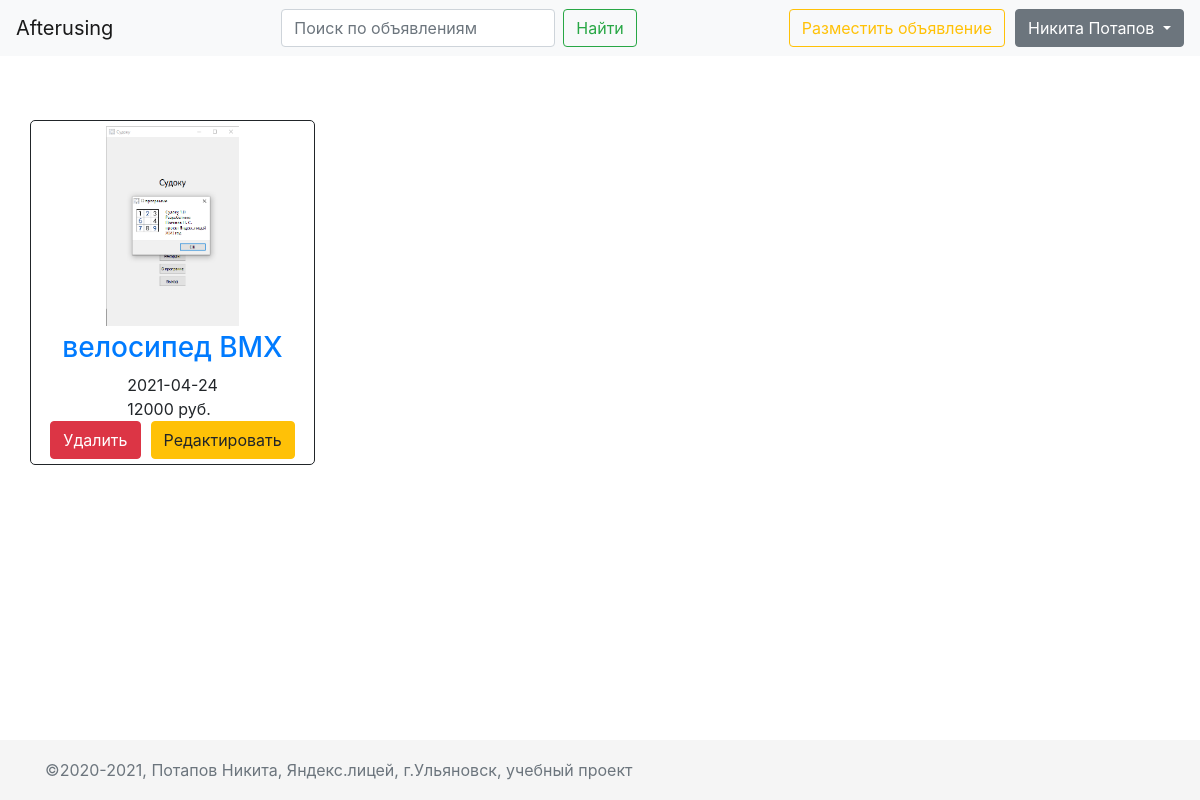
Screenshot of /my_products (signed in) with the database file from the repository.
### data/users.py (models this page shows, shortened)
class User(SqlAlchemyBase, UserMixin, SerializerMixin):
    __tablename__ = 'users'
    id = sqlalchemy.Column(sqlalchemy.Integer,
                           primary_key=True, autoincrement=True)
    name = sqlalchemy.Column(sqlalchemy.String, nullable=True)
    email = sqlalchemy.Column(sqlalchemy.String,
                              index=True, unique=True, nullable=True)
    hashed_password = sqlalchemy.Column(sqlalchemy.String, nullable=True)
    modified_date = sqlalchemy.Column(sqlalchemy.DateTime)
    products = orm.relation("Product", back_populates='user')

### data/products.py (models this page shows, shortened)
class Product(SqlAlchemyBase, SerializerMixin):
    __tablename__ = 'products'
    id = sqlalchemy.Column(sqlalchemy.Integer,
                           primary_key=True, autoincrement=True, index=True)
    user_id = sqlalchemy.Column(sqlalchemy.Integer, sqlalchemy.ForeignKey('users.id'))
    user = orm.relation('User')
    path_to_img = sqlalchemy.Column(sqlalchemy.String, nullable=True)
    cost = sqlalchemy.Column(sqlalchemy.Integer, nullable=True)
    title = sqlalchemy.Column(sqlalchemy.String, nullable=True, index=True)
    content = sqlalchemy.Column(sqlalchemy.String, nullable=True)
    contact_number = sqlalchemy.Column(sqlalchemy.String, nullable=True)
    created_date = sqlalchemy.Column(sqlalchemy.DateTime)
    low_title = sqlalchemy.Column(sqlalchemy.String, nullable=True, index=True)
    low_content = sqlalchemy.Column(sqlalchemy.String, nullable=True)

### main.py (the view)
@app.route('/my_products', methods=['GET', 'POST'])
@login_required
def my_products():
    db_sess = db_session.create_session()
    search_phrase = request.args.get('q')
    if search_phrase:
        search_phrase = search_phrase.lower().strip()
        products = db_sess.query(Product).filter(
            ((Product.low_title.contains(search_phrase)) | (
                Product.low_content.contains(search_phrase))),
            (Product.user_id == current_user.id)).all()
    else:
        products = db_sess.query(Product).filter(Product.user_id == current_user.id).all()
    products = sorted(products, key=lambda x: x.created_date, reverse=True)
    for i in range(len(products)):
        if products[i].path_to_img is None:
            products[i].path_to_img = os.path.join(PRODUCT_IMG_PATH, 'no_photo.png')
    params = {
        'title': 'Мои объявления',
        'can_edit': True
    }
    if products:
        params['products'] = products
        return render_template('index.html', **params)
    else:
        return render_template('user_have_not_products.html', **params)

### data/db_session.py (called while the page is built)
def create_session() -> Session:
    global __factory
    return __factory()

### main.py (called while the page is built)
@login_manager.user_loader
def load_user(user_id):
    db_sess = db_session.create_session()
    return db_sess.query(User).get(user_id)

### templates/index.html
{% extends "base.html" %}
{% block content %}
    {% include 'products_grid.html' %}
{% endblock %}

### templates/base.html (shortened to what this page needs)
<!doctype html>
<html lang="en">
<head>
    <link rel="stylesheet"
          href="https://cdnjs.cloudflare.com/ajax/libs/twitter-bootstrap/4.6.0/css/bootstrap.min.css"
>
    <link rel="stylesheet" href="static/css/style.css">
</head>
<body>
    <header class="header">
        <nav class="navbar navbar-expand-md navbar-light fixed-top bg-light">
            <div class="collapse navbar-collapse d-flex justify-content-between" id="navbarCollapse">
                <div class="nav-item">
                    <a class="navbar-brand" href="/">Afterusing</a>
                </div>
                <div class="nav-item">
                    <form class="form-inline mt-2 mt-md-0">
                        <input class="form-control mr-sm-2" type="text" placeholder="Поиск по объявлениям"
                               aria-label="Search" name="q" value="{{ request.args.get('q', '') }}">
                        <button class="btn btn-outline-success my-2 my-sm-0" type="submit">Найти</button>
                    </form>
                </div>
                <div class="nav-item">
                    <div class="d-flex">
                        <a class="btn btn-outline-warning my-2 my-sm-0" style="margin-right: 10px;" href="/add_product">Разместить объявление</a>
                        {% if current_user.is_authenticated %}
                        <div class="dropdown">
                          <a class="btn btn-secondary dropdown-toggle" href="#" role="button" id="dropdownMenuLink" data-toggle="dropdown" aria-haspopup="true" aria-expanded="false">
                            {{ current_user.name }}
                          </a>
                        </div>
                        {% else %}
                        <div class="d-flex">
                            <a class="btn btn-outline-info my-2 my-sm-0" href="/register">Зарегистрироваться</a>
                            <a class="btn btn-secondary my-2 my-sm-0" href="/login">Войти</a>
                        </div>
                        {% endif %}
                    </div>
                </div>
            </div>
        </nav>
    </header>
    <main role="main" class="container" style="margin-top: 60px; margin-bottom: 60px;">
        <div class="block-content">
        {% block content %}
        {% endblock %}
        </div>
    </main>
    <footer class="footer">
        <div class="container">
            <span class="text-muted">©2020-2021, Потапов Никита, Яндекс.лицей, г.Ульяновск, учебный проект</span>
        </div>
    </footer>
</body>
</html>

### templates/one_product_template.html
{% block one_product %}
<div class="product-container d-flex align-items-center d-flex justify-content-center col-xl-3 col-lg-4 col-md-4 col-sm-4 col-12">
    <div class="single-product">
        <div class="product-img d-flex justify-content-center">
            <a href="/product_details/{{ product.id }}">
                <img class="default-img" src="{{ product.path_to_img }}" alt="фотография">
            </a>
        </div>
        <div class="product-content">
            <h3 class="d-flex justify-content-center"><a href="/product_details/{{ product.id }}">{{ product.title }}</a></h3>
            <div class="product-price d-flex justify-content-center">
                <div class="d-flex flex-column">
                    <span>{{ product.created_date.date() }}</span>
                    <span>{{ product.cost }} руб.</span>
                </div>
            </div>
        </div>
        {% if product.user_id == current_user.id and can_edit %}
        <div class="product-actions d-flex justify-content-around">
          <div class="d-flex">
              <a class="btn btn-danger" href="/delete_product/{{product.id}}">Удалить</a>
              <a class="btn btn-warning" href="/edit_product/{{product.id}}" style="margin-left: 10px;">Редактировать</a>
          </div>
        </div>
        {% endif %}
    </div>
</div>
{% endblock %}

### static/css/style.css (style rules this page uses)
html { position: relative; min-height: 100%; }
body { height: 100%; }
.header { top: 0; width: 100%; }
.footer { position: absolute; bottom: 0; width: 100%; height: 60px; line-height: 60px; background-color: #f5f5f5; }
img { display: block; margin: 5px; max-width: 100%; height: auto; }
body > .container { padding: 60px 15px 0; }
.block-content { height: 100%; }
footer > .container { padding-right: 15px; padding-left: 15px; }
.product-container { padding-bottom: 5px; border: 1px solid; border-radius: 5px; }
.product-content { bottom: 0; word-break: break-word; }
.default-img { max-height: 25vh; object-fit: cover; }

### rows the page displays
User: name "Никита Потапов"
Product: title "велосипед BMX", created_date "2021-04-24", cost "12000"
